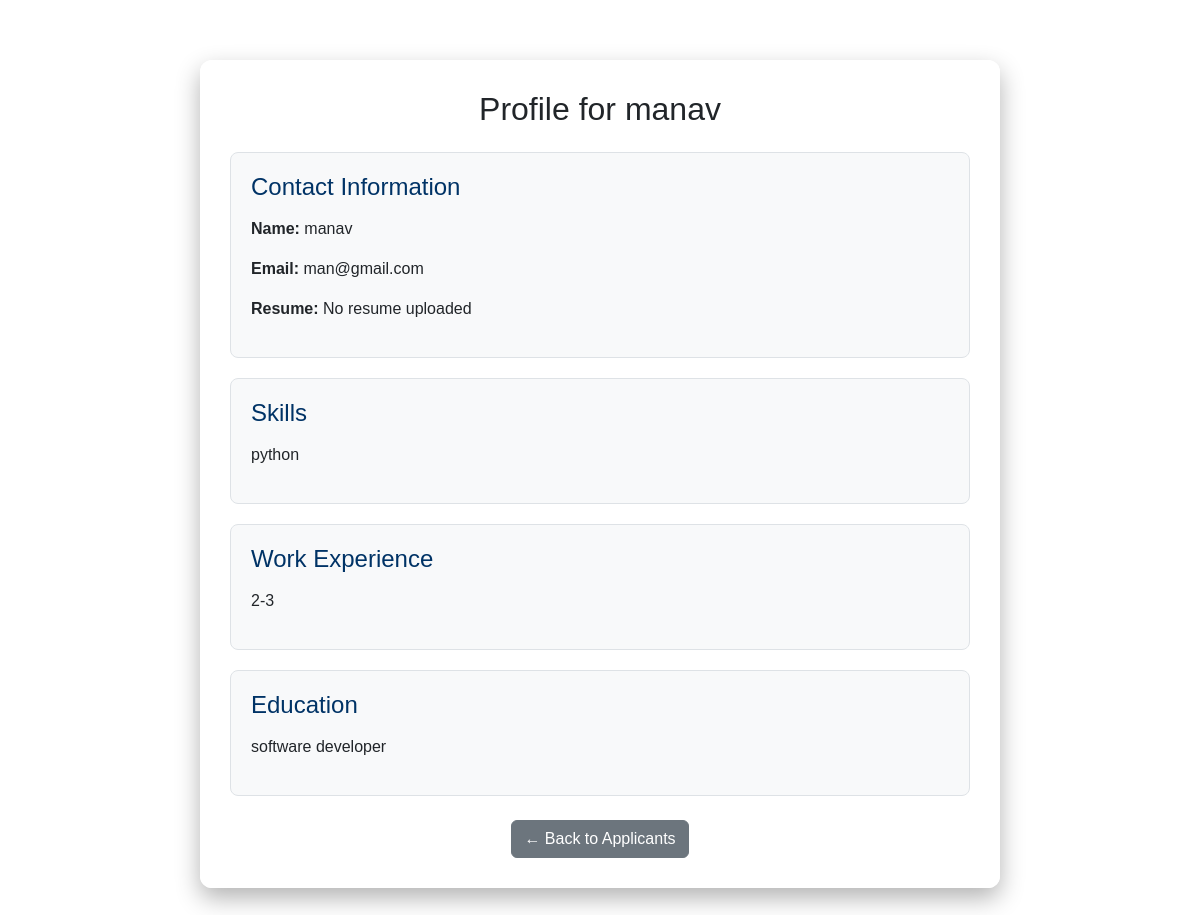
/employer/view-jobseeker-profile.php?jobseeker_id=1 (signed in), run on the app's committed database.
### tables this page shows
CREATE TABLE `jobseeker_profiles` (
  `id` int(11) NOT NULL,
  `user_id` int(11) DEFAULT NULL,
  `bio` text DEFAULT NULL,
  `skills` varchar(255) DEFAULT NULL,
  `work_experience` text DEFAULT NULL,
  `education` text DEFAULT NULL
);

CREATE TABLE `users` (
  `id` int(11) NOT NULL,
  `username` varchar(100) DEFAULT NULL,
  `email` varchar(100) DEFAULT NULL,
  `password` varchar(255) DEFAULT NULL,
  `role` enum('jobseeker','employer','admin') DEFAULT NULL,
  `created_at` timestamp NOT NULL DEFAULT current_timestamp(),
  `resume` varchar(255) DEFAULT NULL,
  `reset_token` varchar(255) DEFAULT NULL,
  `reset_expiry` datetime DEFAULT NULL,
  `profile_photo` varchar(255) DEFAULT NULL,
  `profile_picture` varchar(255) DEFAULT NULL
);

### employer/view-jobseeker-profile.php (the view, shortened to what this page needs)
<?php
include("../config.php");
$jobseeker_id = isset($_GET['jobseeker_id']) ? intval($_GET['jobseeker_id']) : 0;
$sql = "SELECT u.username, u.email, u.resume, p.work_experience, p.education, p.skills
        FROM users u
        LEFT JOIN jobseeker_profiles p ON u.id = p.user_id
        WHERE u.id = ?";
$stmt = $conn->prepare($sql);
$stmt->bind_param("i", $jobseeker_id);
$stmt->execute();
$result = $stmt->get_result();
$profile = $result->fetch_assoc();
?>
<!DOCTYPE html>
<html>
<head>
    <link href="https://cdn.jsdelivr.net/npm/bootstrap@5.3.0/dist/css/bootstrap.min.css" rel="stylesheet">
</head>
<body>
<div class="container container-box">
    <h2 class="text-center mb-4 text-dark">Profile for <?= htmlspecialchars($profile['username']) ?></h2>
    <div class="profile-section">
        <h4>Contact Information</h4>
        <p><strong>Name:</strong> <?= htmlspecialchars($profile['username']) ?></p>
        <p><strong>Email:</strong> <?= htmlspecialchars($profile['email']) ?></p>
        <?php if (!empty($profile['resume'])): ?>
            <p><strong>Resume:</strong> <a href="../uploads/<?= htmlspecialchars($profile['resume']) ?>" class="btn btn-sm btn-primary" target="_blank">View Resume</a></p>
        <?php else: ?>
            <p><strong>Resume:</strong> No resume uploaded</p>
        <?php endif; ?>
    </div>
    <div class="profile-section">
        <h4>Skills</h4>
        <p><?= htmlspecialchars($profile['skills'] ?? 'Not provided') ?></p>
    </div>
    <div class="profile-section">
        <h4>Work Experience</h4>
        <p><?= nl2br(htmlspecialchars($profile['work_experience'] ?? 'Not provided')) ?></p>
    </div>
    <div class="profile-section">
        <h4>Education</h4>
        <p><?= nl2br(htmlspecialchars($profile['education'] ?? 'Not provided')) ?></p>
    </div>
    <div class="text-center mt-4">
        <a href="view-applicants.php" class="btn btn-secondary">← Back to Applicants</a>
    </div>
</div>
</body>
</html>

### employer/view-jobseeker-profile.php (style rules this page uses)
body { background: url('https://images.unsplash.com/photo-1504384308090-c894fdcc538d') no-repeat center center fixed; background-size: cover; font-family: Arial, sans-serif; }
.container-box { background: rgba(255, 255, 255, 0.95); padding: 30px; border-radius: 12px; max-width: 800px; margin: 60px auto; box-shadow: 0 10px 25px rgba(0,0,0,0.3); }
.profile-section { border: 1px solid #dee2e6; border-radius: 8px; padding: 20px; margin-bottom: 20px; background: #f8f9fa; }
.profile-section h4 { color: #003366; margin-bottom: 15px; }

### data on the page
jobseeker_profiles: user.username "manav", user.email "man@gmail.com", skills "python", work_experience "2-3", education "software developer"
